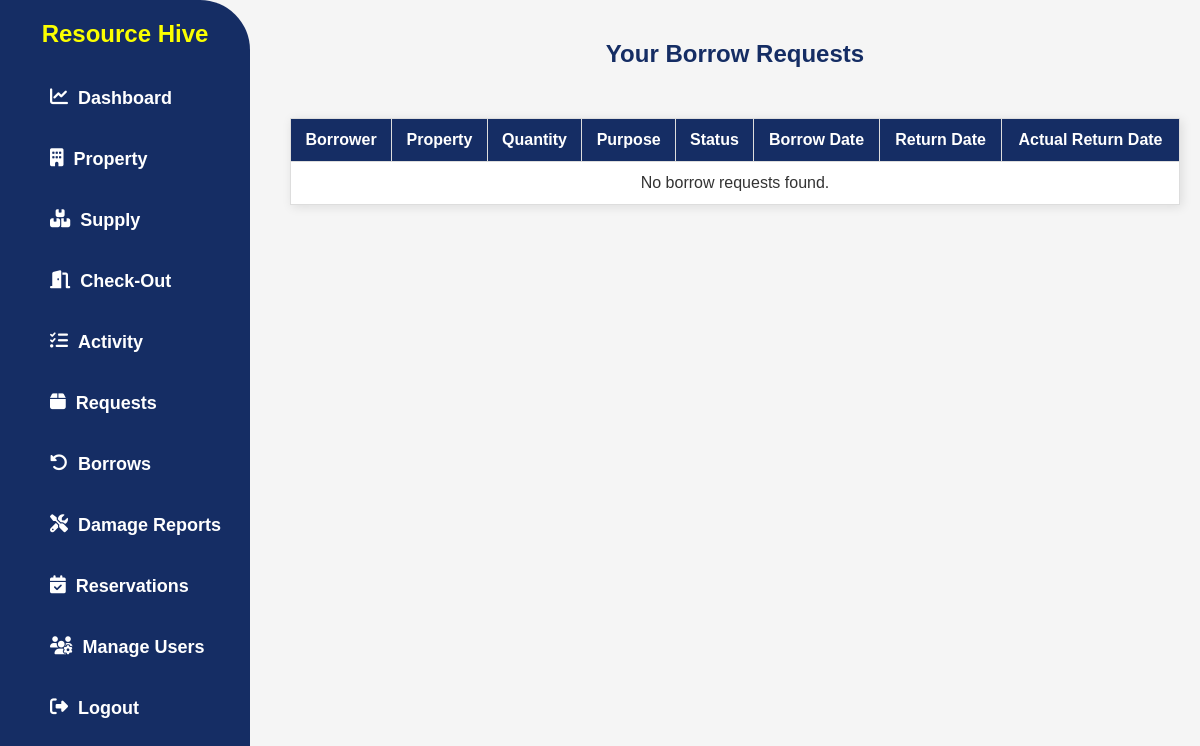
Before: /my-borrow-requests/ (signed in) with the older database file.
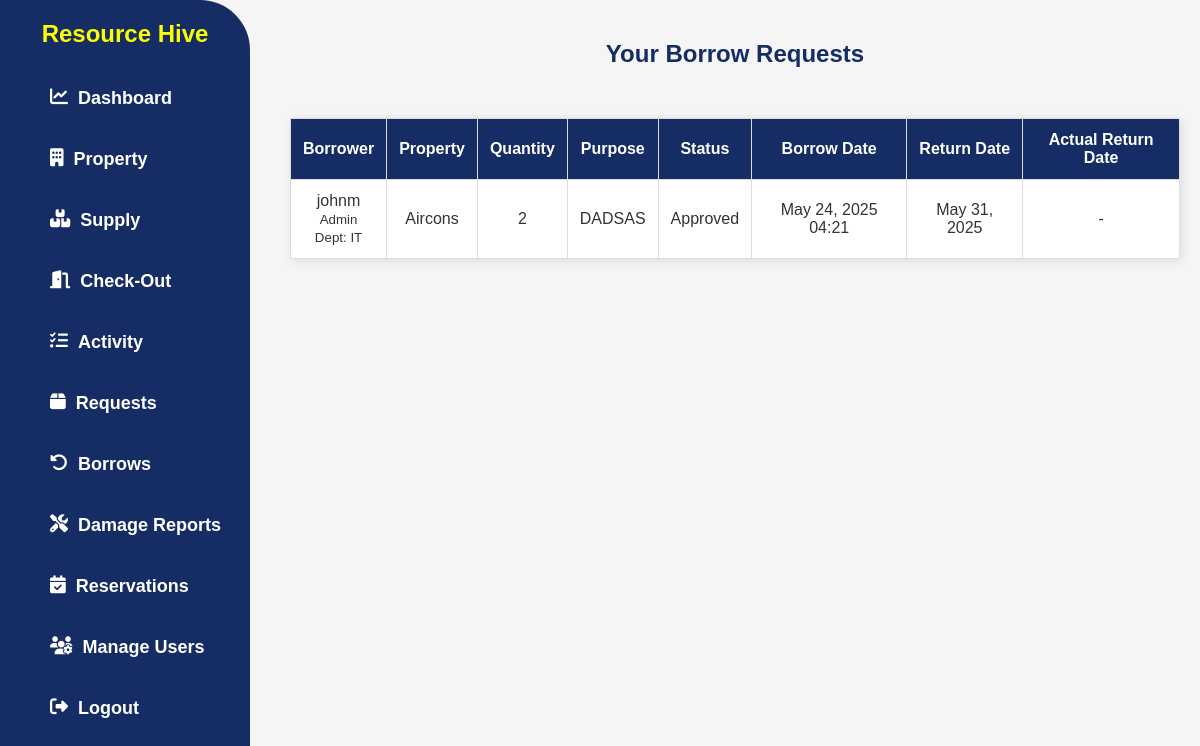
After: the same page with the newer database file.
### app/models.py (models this page shows, shortened)
class BorrowRequest(models.Model):
    STATUS_CHOICES = [
        ('approved', 'Approved'),
        ('returned', 'Returned'),
        ('overdue', 'Overdue'),
        ('declined', 'Declined'),
    ]
    user = models.ForeignKey(User, on_delete=models.CASCADE)
    property = models.ForeignKey(Property, on_delete=models.CASCADE)
    quantity = models.PositiveIntegerField()
    status = models.CharField(max_length=20, choices=STATUS_CHOICES, default='approved')
    borrow_date = models.DateTimeField(auto_now_add=True)
    return_date = models.DateField()
    actual_return_date = models.DateField(null=True, blank=True)
    purpose = models.TextField()

class UserProfile(models.Model):
    user = models.OneToOneField(User, on_delete=models.CASCADE)
    ROLE_CHOICES = [
        ('admin', 'Admin'),
        ('faculty', 'Faculty'),
        ('csg_officer', 'CSG Officer'),
    ]
    role = models.CharField(max_length=20, choices=ROLE_CHOICES)
    department = models.CharField(max_length=255, blank=True, null=True)
    phone = models.CharField(max_length=20, blank=True, null=True)

class Property(models.Model):
    CATEGORY_CHOICES = [
        ('Office Equipment', 'Office Equipment'),
        ('ICT Equipment', 'ICT Equipment'),
        ('Communication Equipment', 'Communication Equipment'),
        ('Other Machinery and Equipment', 'Other Machinery and Equipment'),
        ('Furniture and Fixtures', 'Furniture and Fixtures'),
    ]
    CONDITION_CHOICES = [
        ('In good condition', 'In good condition'),
        ('Needing repair', 'Needing repair'),
        ('Unserviceable', 'Unserviceable'),
        ('Obsolete', 'Obsolete'),
        ('No longer needed', 'No longer needed'),
        ('Not used since purchased', 'Not used since purchased'),
    ]
    property_name = models.CharField(max_length=100, null=True, blank=True)
    category = models.CharField(max_length=50, choices=CATEGORY_CHOICES, null=True, blank=True)
    description = models.TextField(null=True, blank=True)
    barcode = models.CharField(max_length=150, unique=True, null=True, blank=True)
    unit_of_measure = models.CharField(max_length=50, null=True, blank=True)
    unit_value = models.DecimalField(
        max_digits=10, decimal_places=2,
        blank=True, null=True,
        validators=[MinValueValidator(0)]
    )
    quantity = models.PositiveIntegerField(validators=[MinValueValidator(1)], null=True, blank=True)
    location = models.CharField(max_length=255, null=True, blank=True)
    condition = models.CharField(max_length=100, choices=CONDITION_CHOICES, blank=True, null=True)

### app/views.py (the view)
# urls.py: path('my-borrow-requests/', UserBorrowRequestListView.as_view(), name='user_borrow_requests'),
class UserBorrowRequestListView(ListView):
    model = BorrowRequest
    template_name = 'app/borrow.html'
    context_object_name = 'borrow_requests'
    def get_queryset(self):
        return BorrowRequest.objects.filter(user=self.request.user).select_related('user', 'user__userprofile').order_by('-borrow_date')

### app/templates/app/borrow.html (shortened to what this page needs)
{% load static %}
<!DOCTYPE html>
<html lang="en">
<head>
  <link rel="stylesheet" href="{% static 'css/style.css' %}" />
  <link
    rel="stylesheet"
    href="https://cdnjs.cloudflare.com/ajax/libs/font-awesome/6.4.2/css/all.min.css"
  />
</head>
<body>
  {% include 'app/navbar.html' %}
  <div class="content">
    <h2>Your Borrow Requests</h2>
    <table>
      <thead>
        <tr>
          <th>Borrower</th>
          <th>Property</th>
          <th>Quantity</th>
          <th>Purpose</th>
          <th>Status</th>
          <th>Borrow Date</th>
          <th>Return Date</th>
          <th>Actual Return Date</th>
        </tr>
      </thead>
      <tbody>
        {% for borrow in borrow_requests %}
        <tr class="borrow-row" data-status="{{ borrow.status }}">
          <td>
  {% with borrow.user.first_name as first_name %}
  {% with borrow.user.last_name as last_name %}
    {% if first_name or last_name %}
      {{ first_name }} {{ last_name }}
    {% else %}
      {{ borrow.user.username }}
    {% endif %}
  {% endwith %}
  {% endwith %}
  <br/>
  <small>
    {{ borrow.user.userprofile.get_role_display }}<br/>
    Dept: {{ borrow.user.userprofile.department }}
  </small>
</td>
          <td>{{ borrow.property.property_name }}</td>
          <td>{{ borrow.quantity }}</td>
          <td>{{ borrow.purpose }}</td>
          <td>{{ borrow.get_status_display }}</td>
          <td>{{ borrow.borrow_date|date:"M d, Y H:i" }}</td>
          <td>{{ borrow.return_date|date:"M d, Y" }}</td>
          <td>
            {% if borrow.actual_return_date %}
              {{ borrow.actual_return_date|date:"M d, Y" }}
            {% else %}
              -
            {% endif %}
          </td>
        </tr>
        {% empty %}
        <tr>
          <td colspan="8">No borrow requests found.</td>
        </tr>
        {% endfor %}
      </tbody>
    </table>
  </div>
</body>
</html>

Changed rows visible on the page:
added BorrowRequest: user.username "johnm", user.userprofile.role "Admin", user.userprofile.department "IT", property.property_name "Aircons", quantity "2", purpose "DADSAS", status "Approved", borrow_date "May 24, 2025 04:21", return_date "May 31, 2025"
Other visible differences:
text no longer shown: "No borrow requests found."
